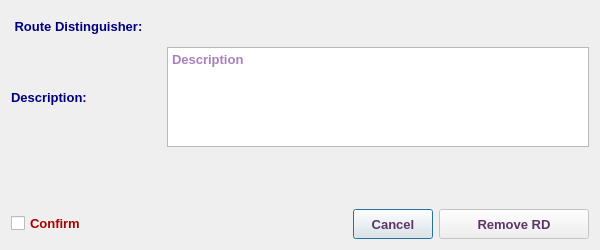
<?xml version="1.0" encoding="UTF-8"?>
<ui version="4.0">
 <class>RemoveRdRefDialog</class>
 <widget class="QDialog" name="RemoveRdRefDialog">
  <property name="windowModality">
   <enum>Qt::NonModal</enum>
  </property>
  <property name="geometry">
   <rect>
    <x>0</x>
    <y>0</y>
    <width>600</width>
    <height>250</height>
   </rect>
  </property>
  <property name="minimumSize">
   <size>
    <width>600</width>
    <height>250</height>
   </size>
  </property>
  <property name="maximumSize">
   <size>
    <width>601</width>
    <height>251</height>
   </size>
  </property>
  <property name="font">
   <font>
    <family>Tahoma</family>
    <pointsize>10</pointsize>
   </font>
  </property>
  <property name="windowTitle">
   <string>Remove RD Reference</string>
  </property>
  <property name="windowIcon">
   <iconset resource="../../../../image.qrc">
    <normaloff>:/Image/remove.png</normaloff>:/Image/remove.png</iconset>
  </property>
  <layout class="QVBoxLayout" name="verticalLayout">
   <item>
    <layout class="QHBoxLayout" name="horizontalLayout">
     <item>
      <widget class="QLabel" name="label">
       <property name="minimumSize">
        <size>
         <width>150</width>
         <height>30</height>
        </size>
       </property>
       <property name="maximumSize">
        <size>
         <width>220</width>
         <height>30</height>
        </size>
       </property>
       <property name="font">
        <font>
         <family>Tahoma</family>
         <pointsize>10</pointsize>
         <weight>75</weight>
         <bold>true</bold>
        </font>
       </property>
       <property name="styleSheet">
        <string notr="true">color: rgb(0, 0, 127);</string>
       </property>
       <property name="text">
        <string> Route Distinguisher:</string>
       </property>
      </widget>
     </item>
     <item>
      <widget class="QLabel" name="rdLbl">
       <property name="minimumSize">
        <size>
         <width>200</width>
         <height>30</height>
        </size>
       </property>
       <property name="maximumSize">
        <size>
         <width>200</width>
         <height>25</height>
        </size>
       </property>
       <property name="font">
        <font>
         <family>Tahoma</family>
         <pointsize>10</pointsize>
         <weight>75</weight>
         <bold>true</bold>
        </font>
       </property>
       <property name="styleSheet">
        <string notr="true">color: rgb(85, 0, 127);</string>
       </property>
       <property name="text">
        <string/>
       </property>
      </widget>
     </item>
     <item>
      <spacer name="horizontalSpacer_5">
       <property name="font">
        <font>
         <family>Tahoma</family>
         <pointsize>10</pointsize>
        </font>
       </property>
       <property name="orientation">
        <enum>Qt::Horizontal</enum>
       </property>
       <property name="sizeHint" stdset="0">
        <size>
         <width>40</width>
         <height>20</height>
        </size>
       </property>
      </spacer>
     </item>
    </layout>
   </item>
   <item>
    <layout class="QHBoxLayout" name="horizontalLayout_8">
     <item>
      <widget class="QLabel" name="label_8">
       <property name="minimumSize">
        <size>
         <width>150</width>
         <height>100</height>
        </size>
       </property>
       <property name="maximumSize">
        <size>
         <width>150</width>
         <height>110</height>
        </size>
       </property>
       <property name="font">
        <font>
         <family>Tahoma</family>
         <pointsize>10</pointsize>
         <weight>75</weight>
         <bold>true</bold>
        </font>
       </property>
       <property name="styleSheet">
        <string notr="true">color: rgb(0, 0, 127);</string>
       </property>
       <property name="text">
        <string>Description:</string>
       </property>
      </widget>
     </item>
     <item>
      <widget class="QTextEdit" name="descTE">
       <property name="minimumSize">
        <size>
         <width>300</width>
         <height>100</height>
        </size>
       </property>
       <property name="maximumSize">
        <size>
         <width>800</width>
         <height>100</height>
        </size>
       </property>
       <property name="font">
        <font>
         <family>Tahoma</family>
         <pointsize>10</pointsize>
         <weight>75</weight>
         <bold>true</bold>
        </font>
       </property>
       <property name="styleSheet">
        <string notr="true">color: rgb(85, 0, 127);</string>
       </property>
       <property name="readOnly">
        <bool>true</bool>
       </property>
       <property name="placeholderText">
        <string>Description</string>
       </property>
      </widget>
     </item>
    </layout>
   </item>
   <item>
    <spacer name="verticalSpacer">
     <property name="font">
      <font>
       <family>Tahoma</family>
       <pointsize>10</pointsize>
      </font>
     </property>
     <property name="orientation">
      <enum>Qt::Vertical</enum>
     </property>
     <property name="sizeHint" stdset="0">
      <size>
       <width>20</width>
       <height>55</height>
      </size>
     </property>
    </spacer>
   </item>
   <item>
    <layout class="QHBoxLayout" name="horizontalLayout_5">
     <item>
      <widget class="QCheckBox" name="checkBox">
       <property name="font">
        <font>
         <family>Tahoma</family>
         <pointsize>10</pointsize>
         <weight>75</weight>
         <bold>true</bold>
        </font>
       </property>
       <property name="styleSheet">
        <string notr="true">color: rgb(170, 0, 0);</string>
       </property>
       <property name="text">
        <string>Confirm</string>
       </property>
      </widget>
     </item>
     <item>
      <spacer name="horizontalSpacer">
       <property name="font">
        <font>
         <family>Tahoma</family>
         <pointsize>10</pointsize>
        </font>
       </property>
       <property name="orientation">
        <enum>Qt::Horizontal</enum>
       </property>
       <property name="sizeHint" stdset="0">
        <size>
         <width>40</width>
         <height>20</height>
        </size>
       </property>
      </spacer>
     </item>
     <item>
      <widget class="QPushButton" name="cancelBtn">
       <property name="sizePolicy">
        <sizepolicy hsizetype="Preferred" vsizetype="Preferred">
         <horstretch>0</horstretch>
         <verstretch>0</verstretch>
        </sizepolicy>
       </property>
       <property name="minimumSize">
        <size>
         <width>80</width>
         <height>30</height>
        </size>
       </property>
       <property name="maximumSize">
        <size>
         <width>250</width>
         <height>30</height>
        </size>
       </property>
       <property name="font">
        <font>
         <family>Tahoma</family>
         <pointsize>10</pointsize>
         <weight>75</weight>
         <bold>true</bold>
        </font>
       </property>
       <property name="styleSheet">
        <string notr="true">color: rgb(92, 53, 102);</string>
       </property>
       <property name="text">
        <string>Cancel</string>
       </property>
      </widget>
     </item>
     <item>
      <widget class="QPushButton" name="removeBtn">
       <property name="enabled">
        <bool>false</bool>
       </property>
       <property name="sizePolicy">
        <sizepolicy hsizetype="Preferred" vsizetype="Preferred">
         <horstretch>0</horstretch>
         <verstretch>0</verstretch>
        </sizepolicy>
       </property>
       <property name="minimumSize">
        <size>
         <width>150</width>
         <height>30</height>
        </size>
       </property>
       <property name="maximumSize">
        <size>
         <width>250</width>
         <height>30</height>
        </size>
       </property>
       <property name="font">
        <font>
         <family>Tahoma</family>
         <pointsize>10</pointsize>
         <weight>75</weight>
         <bold>true</bold>
        </font>
       </property>
       <property name="styleSheet">
        <string notr="true">color: rgb(92, 53, 102);</string>
       </property>
       <property name="text">
        <string>Remove RD</string>
       </property>
       <property name="icon">
        <iconset resource="../../../../image.qrc">
         <normaloff>:/Image/remove.png</normaloff>:/Image/remove.png</iconset>
       </property>
       <property name="iconSize">
        <size>
         <width>20</width>
         <height>20</height>
        </size>
       </property>
      </widget>
     </item>
    </layout>
   </item>
  </layout>
 </widget>
 <tabstops>
  <tabstop>descTE</tabstop>
  <tabstop>checkBox</tabstop>
  <tabstop>removeBtn</tabstop>
  <tabstop>cancelBtn</tabstop>
 </tabstops>
 <resources>
  <include location="../../../../image.qrc"/>
 </resources>
 <connections/>
</ui>
